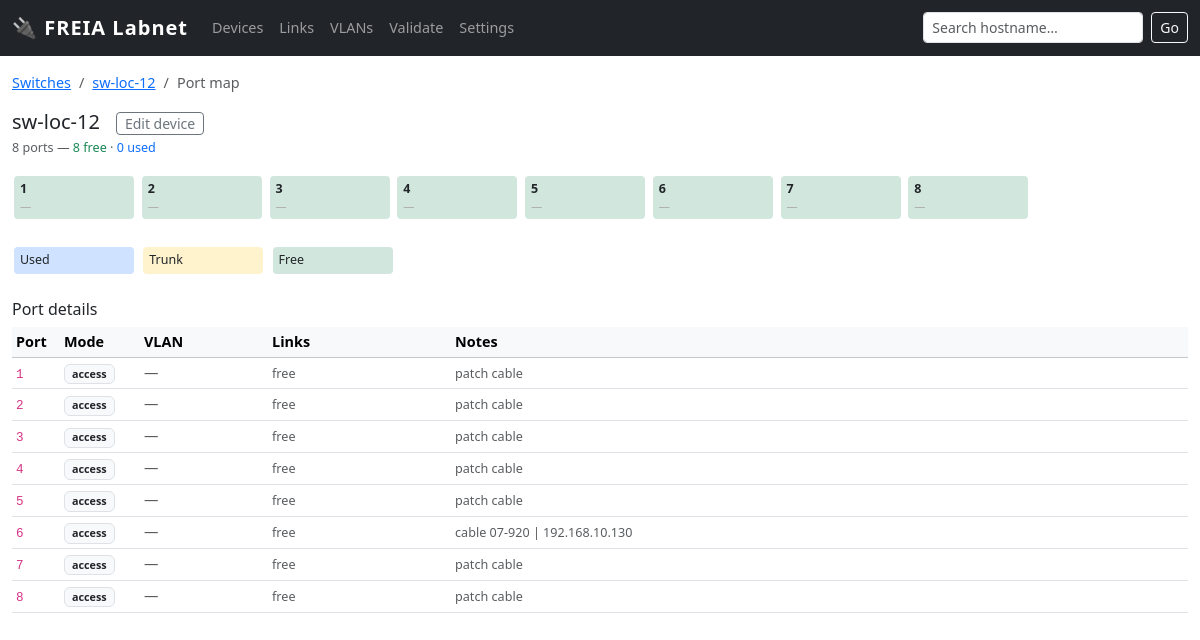
Page /switch/sw-loc-12 on the earlier database version.
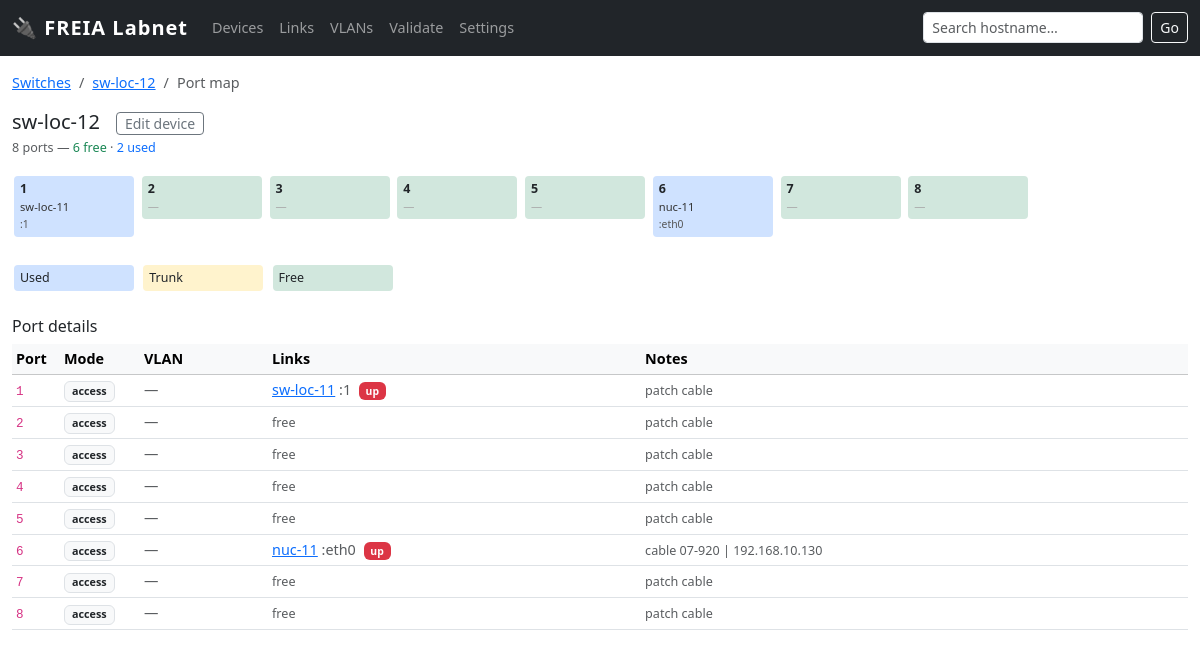
Same page on the later database version.
### tables this page shows
CREATE TABLE iface (
    id INTEGER PRIMARY KEY,
    device_id INTEGER NOT NULL REFERENCES device(id) ON DELETE CASCADE,
    name TEXT NOT NULL,                 -- 'eth0','eno5','br0' for NICs; '24','C02-11A-13','P2' for ports
    kind TEXT NOT NULL CHECK(kind IN ('nic','port')),
    mac TEXT,                           -- validate format if present
    ip TEXT,
    prefix INTEGER,
    vlan_id INTEGER,
    notes TEXT, mode TEXT NOT NULL DEFAULT 'access', ip_mode TEXT DEFAULT 'static',  
    UNIQUE(device_id, name)
);

CREATE TABLE "device" (
    id INTEGER PRIMARY KEY,
    hostname TEXT UNIQUE,
    kind TEXT NOT NULL,
    vendor_model TEXT,
    os TEXT,
    serial TEXT,
    location_id INTEGER REFERENCES location(id),
    owner TEXT,
    purpose TEXT,
    status TEXT NOT NULL DEFAULT 'active' CHECK(status IN (
        'active','spare','loan','disconnected','retired','planned'
    )),
    notes TEXT,
    vm_host_id INTEGER REFERENCES device(id)
);

CREATE TABLE "link" (
        id          INTEGER PRIMARY KEY,
        cable_nr    INTEGER,
        a_iface_id  INTEGER REFERENCES iface(id),
        b_iface_id  INTEGER REFERENCES iface(id),
        status      TEXT NOT NULL DEFAULT 'up'
                    CHECK(status IN ('up','down','unknown','removed')),
        notes       TEXT,
        trunk_vlans TEXT
    );

### app.py (the view)
@app.route('/switch/<hostname>')
def switch_map(hostname):
    dev = query(
        "SELECT * FROM device WHERE hostname=?", (hostname,), one=True)
    if not dev:
        dev = query(
            "SELECT * FROM device WHERE hostname LIKE ? AND kind='switch' LIMIT 1",
            (f'%{hostname}%',), one=True)
    if not dev:
        flash(f'Switch "{hostname}" not found', 'danger')
        return redirect(url_for('index'))
    ports = query("""
        SELECT i.id, i.name, i.notes, i.mode, i.vlan_id,
               v.vid, v.name as vlan_name
        FROM iface i
        LEFT JOIN vlan v ON v.id = i.vlan_id
        WHERE i.device_id=? AND i.kind='port'
        ORDER BY CAST(i.name AS INTEGER)
    """, (dev['id'],))
    links_raw = query("""
        SELECT i.id as iface_id,
               l.id as link_id, l.cable_nr, l.status as link_status, l.trunk_vlans,
               ri.name as remote_port, rd.hostname as remote_host,
               rd.id as remote_dev_id, rd.kind as remote_kind
        FROM iface i
        JOIN link l ON (l.a_iface_id=i.id OR l.b_iface_id=i.id)
        JOIN iface ri ON ri.id = CASE
            WHEN l.a_iface_id=i.id THEN l.b_iface_id ELSE l.a_iface_id END
        JOIN device rd ON rd.id = ri.device_id
        WHERE i.device_id=? AND i.kind='port'
        ORDER BY CAST(i.name AS INTEGER), l.id
    """, (dev['id'],))
    from collections import defaultdict
    port_links = defaultdict(list)
    for lnk in links_raw:
        port_links[lnk['iface_id']].append(lnk)
    total = len(ports)
    used  = sum(1 for p in ports if port_links[p['id']])
    free  = total - used
    return render_template('switch.html', dev=dev, ports=ports,
        port_links=port_links, total=total, used=used, free=free)

### app.py (called while the page is built)
def get_db():
    db = getattr(g, '_database', None)
    if db is None:
        db = g._database = sqlite3.connect(LABNET_PATH)
        db.row_factory = sqlite3.Row
        db.execute('PRAGMA foreign_keys = ON')
    return db

def query(sql, args=(), one=False):
    cur = get_db().execute(sql, args)
    rv = cur.fetchall()
    return (rv[0] if rv else None) if one else rv

### templates/switch.html (shortened to what the changed rows need)
{% extends "base.html" %}
{% block content %}
<p class="text-muted small mb-3">
  {{ total }} ports — <span class="text-success">{{ free }} free</span> · <span class="text-primary">{{ used }} used</span>
</p>
<div class="mb-4">
  {% for port in ports %}
  {% set lnks = port_links[port['id']] %}
  {% set is_used = lnks|length > 0 %}
  {% set is_trunk = port['mode'] == 'trunk' %}
  {% set tt = "Port " ~ port['name'] %}
  {% if is_trunk %}{% set tt = tt ~ " [TRUNK" %}
    {% if lnks and lnks[0]['trunk_vlans'] %}{% set tt = tt ~ ": " ~ lnks[0]['trunk_vlans'] %}{% endif %}
    {% set tt = tt ~ "]" %}
  {% elif port['vid'] %}
    {% set tt = tt ~ " VLAN " ~ port['vid'] %}
    {% if port['vlan_name'] %}{% set tt = tt ~ " (" ~ port['vlan_name'] ~ ")" %}{% endif %}
  {% endif %}
  {% for lnk in lnks %}
    {% set tt = tt ~ " → " ~ lnk['remote_host'] ~ ":" ~ lnk['remote_port'] %}
    {% if lnk['cable_nr'] %}{% set tt = tt ~ " [" ~ lnk['cable_nr'] ~ "]" %}{% endif %}
  {% endfor %}
  <div class="port-cell {% if is_used %}{% if is_trunk %}port-trunk{% else %}port-used{% endif %}{% else %}port-free{% endif %}"
       title="{{ tt }}"
       onclick="document.getElementById('row-{{ port['id'] }}').scrollIntoView({behavior:'smooth', block:'nearest'})"
       style="cursor:pointer">
    <div class="fw-bold">{{ port['name'] }}</div>
    {% if lnks %}
      {% set first = lnks[0] %}
      <div class="text-truncate" style="max-width:110px">
        <span style="font-size:.7rem;color:#333">{{ first['remote_host'] }}</span>
      </div>
      <div style="font-size:.65rem;color:#555">:{{ first['remote_port'] }}</div>
    {% else %}
      <div style="font-size:.7rem;color:#aaa">—</div>
    {% endif %}
  </div>
  {% endfor %}
</div>
<div class="table-responsive">
  <table class="table table-sm table-hover" id="port-detail-table">
    <thead class="table-light">
      <tr>
        <th style="width:3rem">Port</th>
        <th style="width:5rem">Mode</th>
        <th style="width:8rem">VLAN</th>
        <th>Links</th>
        <th>Notes</th>
      </tr>
    </thead>
    <tbody>
      {% for port in ports %}
      {% set lnks = port_links[port['id']] %}
      <tr id="row-{{ port['id'] }}"
          class="{% if not lnks %}text-muted{% endif %}">
        <td><code>{{ port['name'] }}</code></td>
        <td>
          <span class="badge
            {% if port['mode'] == 'trunk' %}bg-warning text-dark
            {% elif port['mode'] == 'routed' %}bg-primary
            {% else %}bg-light text-dark border{% endif %}">
            {{ port['mode'] or 'access' }}
          </span>
        </td>
        <td>
          {% if port['mode'] == 'trunk' %}
            <span class="text-muted small">{{ lnks[0]['trunk_vlans'] if lnks else 'all' }}</span>
          {% elif port['vid'] %}
            <span class="badge bg-info text-dark">{{ port['vid'] }}{% if port['vlan_name'] %} {{ port['vlan_name'] }}{% endif %}</span>
          {% else %}
            <span class="text-muted">—</span>
          {% endif %}
        </td>
        <td>
          {% if lnks %}
            {% for lnk in lnks %}
            <div class="{% if not loop.first %}mt-1{% endif %}">
              <a href="/device/{{ lnk['remote_dev_id'] }}">{{ lnk['remote_host'] }}</a>
              <span class="text-muted">:{{ lnk['remote_port'] }}</span>
              {% if lnk['link_status'] and lnk['link_status'] != 'active' %}
                <span class="badge bg-danger ms-1" style="font-size:.65rem">{{ lnk['link_status'] }}</span>
              {% endif %}
            </div>
            {% endfor %}
          {% else %}
            <span class="text-muted small">free</span>
          {% endif %}
        </td>
        <td><small class="text-muted">{{ port['notes'] or '' }}</small></td>
      </tr>
      {% endfor %}
    </tbody>
  </table>
</div>
{% endblock %}

Differences in the rows shown:
computed for iface (number 1 of 10 on the later page): text "— free" → ":"
now on this page (row edited): device: remote_host "sw-loc-11"
now on this page (row edited): iface: remote_port "1"
computed for iface "cable 07-920 | 192.168.10.130": text "— free" → ":"
now on this page (row unchanged): device: remote_host "nuc-11"
now on this page (row unchanged): iface: remote_port "eth0"
added link: remote_host "sw-loc-11", remote_port "1", link_status "up", shown under iface (number 1 of 10 on the later page)
added link: remote_host "nuc-11", remote_port "eth0", link_status "up", shown under iface "cable 07-920 | 192.168.10.130"
Other differences:
{{ free }}: "8" → "6"
{{ used }}: "0" → "2"
